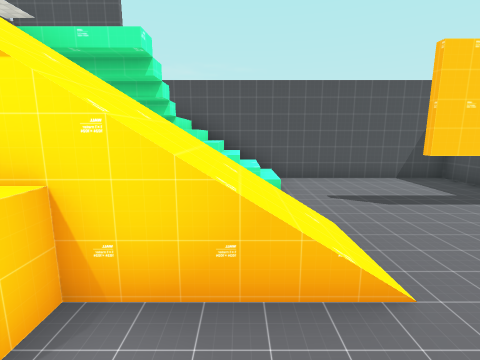
View 1 (above)

17 first-person views from a walk through a Godot game level. The camera is 1.4 m above the floor, tilts 10° down and sees 85° across. The floor is counted in squares, 1 m on a side. Each view is taken from the middle of a square. On the plan, view 1 faces up. The plan holds only what a view shows up to about 13 squares ahead; the rest is blank. The place goes on beyond the plan. Door leaves are left out where a doorway can be walked through. Some surface patterns are stand-ins.

View 2
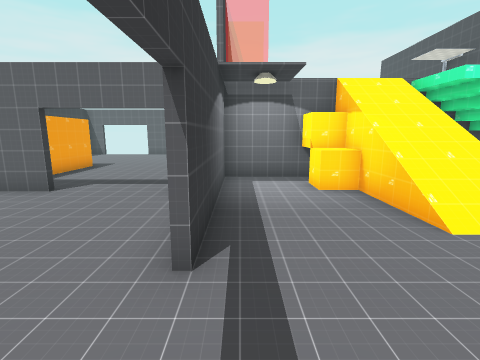

View 3
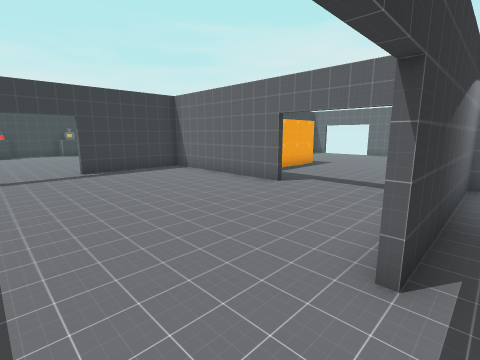

View 4
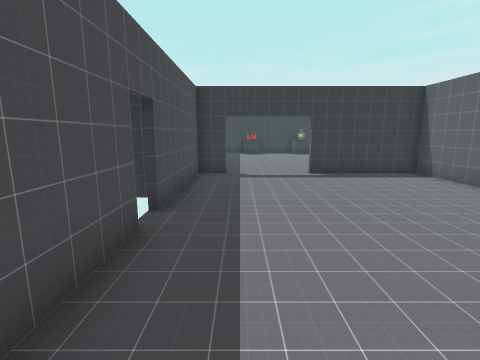

View 5
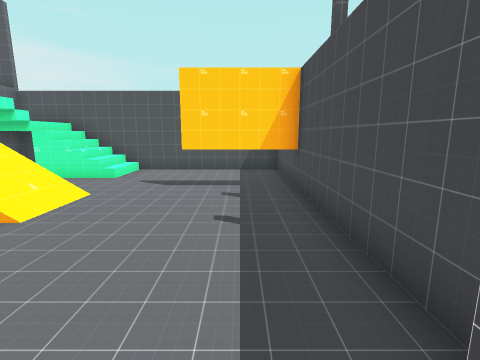

View 6
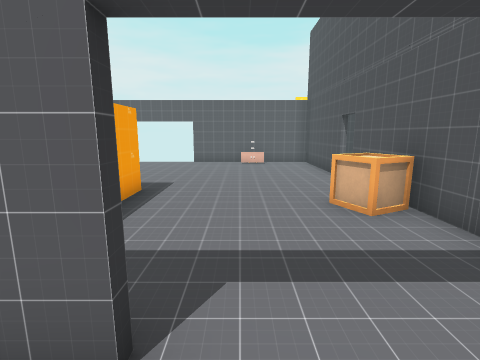

View 7
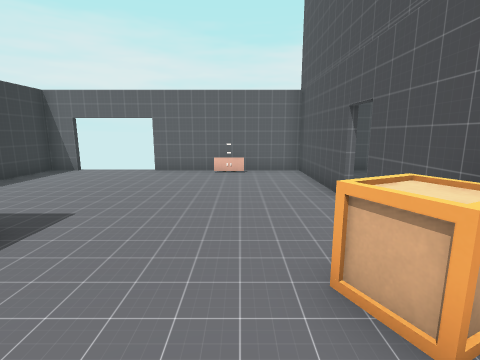

View 8
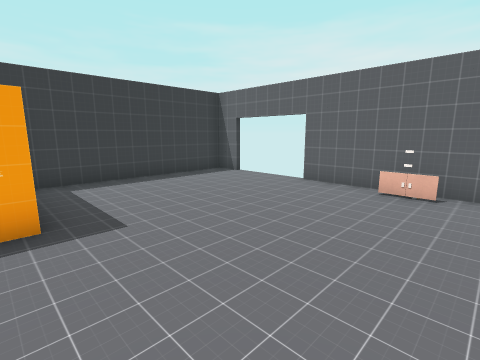

View 9
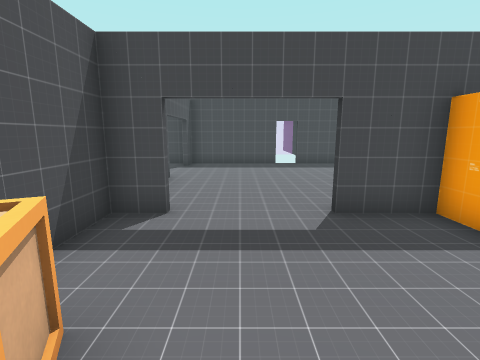

View 10
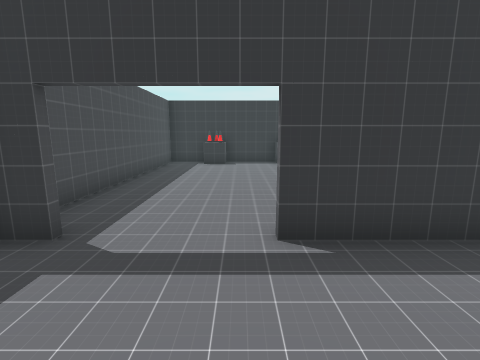

View 11
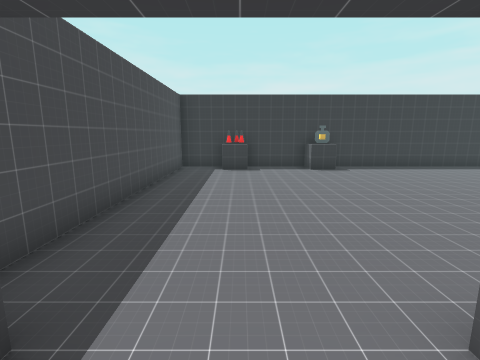

View 12
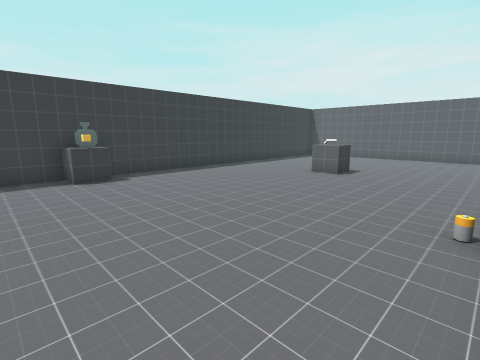

View 13
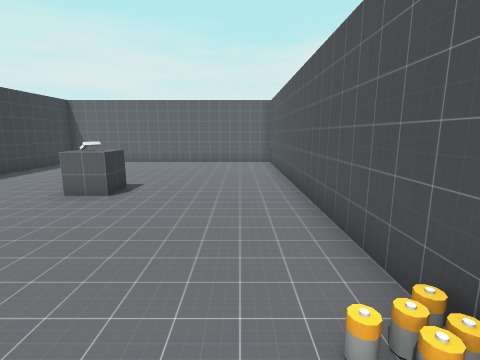

View 14
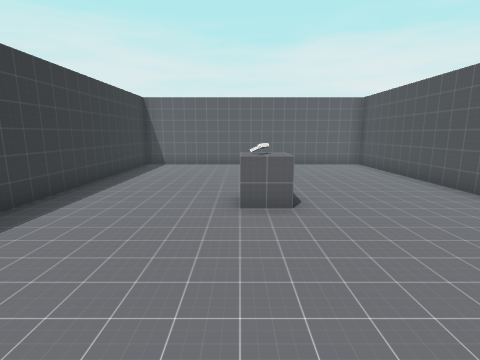

View 15
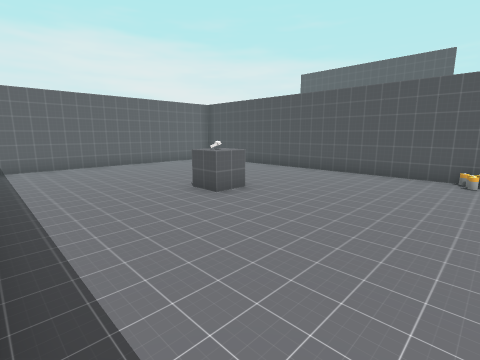

View 16
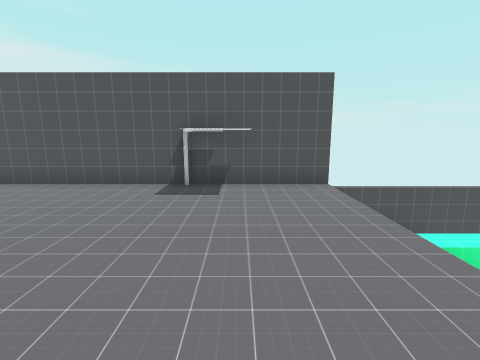

View 17
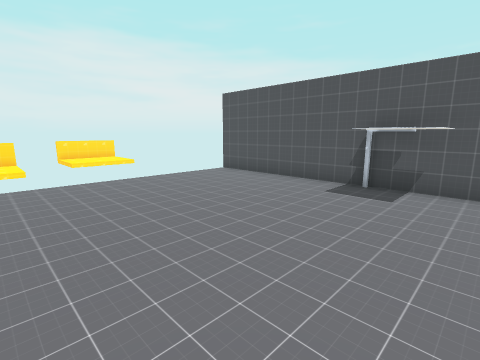

### Floor plan
Key: @ floor where view 1 was taken; # wall or solid block; x gap in a wall; . main floor; : floor 1.75 m higher than the main floor; + floor 3 m higher than the main floor; / step, stairs or slope; D open door; ^ raised ledge; v drop or lower ground; T thing the floor can be seen under or through; B box; L block; A battery; O other object.
Columns run from 13 left of view 1 to 7 right of it. Each row starts with its distance up from view 1.
  9 x#####  #############
  8 +++++Dx^++::///.....#
  7 ++++++^^++  ///.....#
  6 ++++++++++//........#
  5 ++++++++++//.....TTT#
  4 ++++++++++v////.....#
  3 ++++++++++/////.....#
  2 ++++++++++vB///.....#
  1 +++++++++ BB........#
  0           ...@......#
 -1           ..........#
 -2 #####D##B#######...##
 -3 #.......B...........#
 -4 O...................#
 -5 #...................#
 -6 #...........#.......
 -7 #...........#.......x
 -8 .......######.......#
 -9 .......    #........#
-10 .......    #........#
-11 ####### ########...##
-12 #..........AA. .....#
-13 #...................#
-14 #...................#
-15 #...................#
-16 #.....LL............#
-17 #.....LO............#
-18 #...................#
-19 #...................#
-20 #...................#
-21 #............^O..L..#
-22 #############  ######

Positions as (right, up) in squares from view 1, and headings:
1: (0, 0), facing up
2: (5, -1), facing left
3: (5, -1), facing down-left
4: (5, -2), facing down
5: (5, -2), facing up
6: (0, -5), facing left
7: (-3, -4), facing left
8: (-6, -3), facing down-left
9: (-6, -4), facing right
10: (3, -8), facing down
11: (4, -10), facing down
12: (3, -12), facing down-left
13: (0, -13), facing left
14: (-1, -17), facing left
15: (-1, -21), facing up-left
16: (-6, 1), facing up
17: (-5, 1), facing up-left
